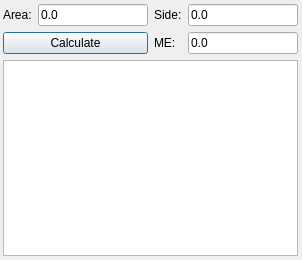
<?xml version="1.0" encoding="UTF-8"?>
<ui version="4.0">
 <class>equTrianArea</class>
 <widget class="QDialog" name="equTrianArea">
  <property name="geometry">
   <rect>
    <x>0</x>
    <y>0</y>
    <width>302</width>
    <height>260</height>
   </rect>
  </property>
  <property name="windowTitle">
   <string>Equilateral Triangle Formula: Area</string>
  </property>
  <widget class="QWidget" name="layoutWidget">
   <property name="geometry">
    <rect>
     <x>3</x>
     <y>4</y>
     <width>295</width>
     <height>252</height>
    </rect>
   </property>
   <layout class="QGridLayout" name="gridLayout_2">
    <item row="0" column="0">
     <layout class="QGridLayout" name="gridLayout">
      <item row="0" column="0">
       <widget class="QLabel" name="label">
        <property name="text">
         <string>Area:</string>
        </property>
       </widget>
      </item>
      <item row="0" column="1">
       <widget class="QLineEdit" name="areaText">
        <property name="text">
         <string>0.0</string>
        </property>
       </widget>
      </item>
      <item row="0" column="2">
       <widget class="QLabel" name="label_2">
        <property name="text">
         <string>Side:</string>
        </property>
       </widget>
      </item>
      <item row="0" column="3">
       <widget class="QLineEdit" name="sideText">
        <property name="text">
         <string>0.0</string>
        </property>
       </widget>
      </item>
      <item row="1" column="0" colspan="2">
       <widget class="QPushButton" name="calculateBtn">
        <property name="text">
         <string>Calculate</string>
        </property>
       </widget>
      </item>
      <item row="1" column="2">
       <widget class="QLabel" name="label_3">
        <property name="text">
         <string>ME:</string>
        </property>
       </widget>
      </item>
      <item row="1" column="3">
       <widget class="QLineEdit" name="maxErrorText">
        <property name="text">
         <string>0.0</string>
        </property>
       </widget>
      </item>
     </layout>
    </item>
    <item row="1" column="0">
     <widget class="QPlainTextEdit" name="plainTextEdit"/>
    </item>
   </layout>
  </widget>
 </widget>
 <resources/>
 <connections/>
</ui>
